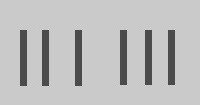
%> input picture numberplatesproject/Matlabfiles/numberplatetemplate5.jpg, 200 x 105 px
$ octave numberplatev3.m   (GNU Octave 9; MATLAB toolbox functions it lacks are replaced by stand-ins)
%> lines starting %> are read from the running program, lines starting %| are printed output that depends on the picture; in (x1, y1, x2, y2) boxes, pixels count from 0 and x2, y2 are one past the last pixel; in counts of white or black regions, pixels touching at a corner belong together; the program's own positions count from 1
close all; %close all previous figures

%when debug is 0 only the gray image with the locating box is shown
debug = 1;

%the most effective number plate template so far
binarytemplate = 'numberplatetemplate5.jpg';
edgetemplate = 'numberplatetemplate7.jpg';

%Can be used on all images to varying success levels
filename = input('Please enter the filename to search: ', 's');
%> the answer given: numberplatetemplate5.jpg

%Checks if the image is grayscale before trying to convert it
if size(imread(filename),3) == 3
    originalimage = rgb2gray(imread(filename));
%> originalimage: size 105x200 uint8; min 67, max 211, mean 187.9
elseif size(imread(filename),3) == 1
    originalimage = imread(filename);
end

%%

%Unchanged image for final display
image = originalimage;

%Creates a border to reduce false positve likelyhood
bottomrow= round(size(image,1)*5/6);
%> bottomrow = 88
toprow = round(size(image,1)/6);
%> toprow = 18
leftrow = round(size(image,2)/6);
%> leftrow = 33
rightrow = round(size(image,2)*5/6);
%> rightrow = 167

%Masks the outside border of the image (as all the images have the number
%plate within the center 67% of the image
image = image(toprow:bottomrow,leftrow:rightrow); %Creates a mask for the outside rim of the image

%If debug is 0 this image does not need to be shown at the end in
%comparison to the original image
if debug
    image1 = image;
end

%%

%Does the same as a binary conversion
thresholdvalue = 100;
binaryimage = image > thresholdvalue;
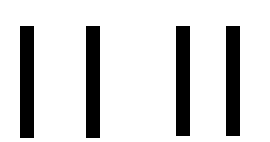
%> binaryimage: size 71x135 logical (shown 2 times larger); 83.8% white; 4 black regions, box (x1, y1, x2, y2) and area: (10, 13, 17, 69) 392, (43, 13, 50, 69) 392, (88, 13, 95, 68) 385, (113, 13, 120, 68) 385


%%

% [17 lines of commented-out code are left out]

%%

%Reads in the template image, converting it into binary at the same time
templatesizes = [1.0 0.9 0.8 0.7 0.6 0.5];
resultxcorr = [0 0 0 0 0 0];

%Finds the scale of number plate which has the highest peak value to reduce
%the size of the image again
for k = 1:6
    template = im2bw(rgb2gray(imread(binarytemplate)));
%> template: size 105x200 logical; 88.9% white; 6 black regions, box (x1, y1, x2, y2) and area: (20, 30, 27, 86) 392, (42, 30, 49, 86) 392, (75, 30, 82, 86) 392, (120, 30, 127, 85) 385, (145, 30, 152, 85) 385, (168, 30, 175, 85) 385
    template = imresize(template, templatesizes(k));
    if and(size(image,1) > size(template,1), size(image,2) > size(template,2))
        binaryresults = normxcorr2(template,binaryimage);
        resultxcorr(k) = max(binaryresults(:));
    end
end

%Reapplies the template with the highest peak value
[~, xmax] = max(resultxcorr);
template = im2bw(rgb2gray(imread(binarytemplate)));
template = imresize(template, templatesizes(xmax));
%> template: size 53x100 logical; 89.4% white; 6 black regions, box (x1, y1, x2, y2) and area: (37, 15, 41, 43) 112, (72, 15, 76, 43) 112, (10, 15, 13, 43) 84, (21, 15, 24, 43) 84, (60, 15, 63, 43) 84, (84, 15, 87, 43) 84
binaryresults = normxcorr2(template,binaryimage);
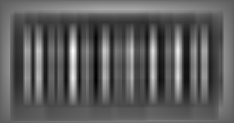
%> binaryresults: size 123x234 double; min -0.189, max 0.353, mean 0.01; drawn with min black and max white

%Creates a box for the most successful template matching
[ypeak, xpeak] = find(binaryresults==max(binaryresults(:)));
yoffset = ypeak-size(template,1);
xoffset = xpeak-size(template,2);
hfig = figure;
hAx = axes;


%Converts the normxcorr2 value into binary for image reduction
thresholdvalue = 0.2;
binarybwcorr = binaryresults > thresholdvalue;
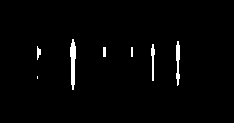
%> binarybwcorr: size 123x234 logical; 1.8% white; 7 white regions (1 under 20 px), largest, box (x1, y1, x2, y2) and area: (70, 39, 76, 90) 210, (176, 41, 180, 86) 131, (151, 44, 155, 81) 88, (37, 46, 41, 60) 36, (103, 47, 106, 57) 30, (131, 47, 133, 57) 20

%Finds the left-most and right-most successful template values to reduce
%the image size
[~, leftcolumn] = find(binarybwcorr, 1, 'first');
[~, rightcolumn] = find(binarybwcorr, 1, 'last');

%Finds the top-most successful template value to reduce the image size
for k = 1:(size(binarybwcorr,1))
    if ~isempty(find(binarybwcorr(k,:),1))
        toprow = k;
        break
    end
end

%Finds the bottom-most successful template value to reduce the image size
for k = (size(binarybwcorr,1)):1
    if ~isempty(find(binarybwcorr(k,:),1))
        bottomrow = k;
        break
    end
end

%Performs the secondary image masking to reduce the number of false
%positives
image = image(max(1,round(toprow - (size(template,1)/2))):...
    min(size(image,1),round(bottomrow + (size(template,1)/2))),...
    max(1,round(leftcolumn - (size(template,2)/2))):...
    min(size(image,2),round(rightcolumn + (size(template,2)/2))));
%> image: size 58x135 uint8

if debug
    image2 = image;
end


%%


edgeimage = imadjust(image, [0.2; 1], [0.1; 1]);
edgeimage = edge(edgeimage,'canny', 0.5);
%> edgeimage: size 58x135 logical; 5.8% white in thin lines or dots, all inside (x1, y1, x2, y2) = (9, 1, 120, 56)
edgeimage = mat2gray(bwdist(edgeimage, 'euclidean'));
%> edgeimage: size 58x135 double
edgeimage = imcomplement(20*edgeimage);


%imagefilter = fspecial('gaussian', [10 10], 10);
%edgeimage = imfilter(edgeimage,imagefilter);
%edgeresultsprevious =

for k = 1:6

    template = im2bw(rgb2gray(imread(edgetemplate)));
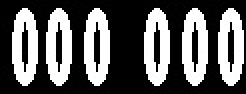
%> input picture numberplatesproject/Matlabfiles/numberplatetemplate7.jpg, 123 x 47 px (shown 2 times larger)
%> template: size 47x123 logical; 37.1% white; 6 white regions, box (x1, y1, x2, y2) and area: (6, 4, 19, 43) 357, (23, 4, 36, 43) 357, (42, 4, 55, 43) 357, (72, 4, 85, 43) 357, (91, 4, 104, 43) 357, (109, 4, 122, 43) 357
    template = imresize(template, templatesizes(k));
    if and(size(image,1) > size(template,1), size(image,2) > size(template,2))
        edgeresults = normxcorr2(template,edgeimage);
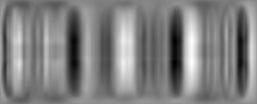
%> edgeresults: size 104x257 double; min -0.236, max 0.236, mean 0.00159; drawn with min black and max white
        % [13 lines of commented-out code are left out]

        resultxcorr(k) = max(edgeresults(:));
        %edgeresultsprevious = edgeresults;
    end
end

%Reapplies the template with the highest peak value
[ymax, xmax] = max(resultxcorr);
template = im2bw(rgb2gray(imread(edgetemplate)));
template = imresize(template, templatesizes(xmax));
edgeresults = normxcorr2(template,edgeimage);

%Converts the normxcorr2 value into binary for image reduction
thresholdvalue = 0.18;
binaryedgecorr = edgeresults > thresholdvalue;
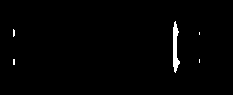
%> binaryedgecorr: size 95x233 logical; 1.1% white; 5 white regions (4 under 20 px), largest, box (x1, y1, x2, y2) and area: (173, 21, 180, 73) 217

%Finds the left-most and right-most successful template values to reduce
%the image size
[leftrow, leftcolumn] = find(binaryedgecorr, 1, 'first');
[rightrow, rightcolumn] = find(binaryedgecorr, 1, 'last');

%Finds the top-most successful template value to reduce the image size
for k = 1:(size(binaryedgecorr,1))
    if ~isempty(find(binaryedgecorr(k,:),1))
        toprow = k;
        break
    end
end

%Finds the bottom-most successful template value to reduce the image size
for k = (size(binaryedgecorr,1)):1
    if ~isempty(find(binaryedgecorr(k,:),1))
        bottomrow = k;
        break
    end
end

%Performs the tertiary image masking to reduce the number of false
%positives
image = image(max(1,round(toprow - 29/2)):...
    min(round(bottomrow + 29/2),size(image,1)),...
    max(1,round(leftcolumn - 74/2)):...
    min(size(image,2),round(rightcolumn + 74/2)));
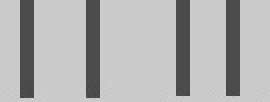
%> image: size 51x135 uint8 (shown 2 times larger); min 67, max 211, mean 177

if debug
    image3 = image;
end

%%


%If debug is 1 displays each of the images created
if debug
    imshow(image, 'Parent', hAx);
    figure, imshow(image1);
    figure, imshow(image2);
    figure, imshow(image3);
    figure, imshow(template);
    %imrect(hAx, [xoffset, yoffset, size(template,2), size(template,1)]);
else
    imshow(image,'Parent', hAx);
    %imrect(hAx, [xoffset, yoffset, size(template,2), size(template,1)]);
end
